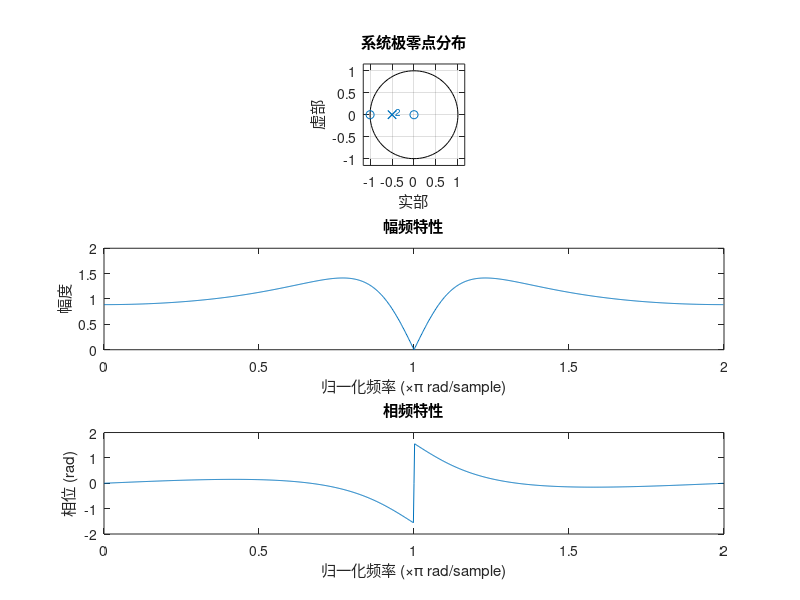

Reproduce this figure in MATLAB. (Note: this script raises an error after producing the figure.)
% 定义传递函数 H(z)
numerator = [1, 1]; % z+1 的系数
denominator = [1, 1, 0.25]; % z^2+z+0.25 的系数
sys = tf(numerator, denominator, -1); % 定义离散时间传递函数

% 创建图形窗口
figure;

%% 1. 绘制极零点分布图
subplot(3, 1, 1);
zplane(numerator, denominator); % 极零点分布
title('系统极零点分布');
xlabel('实部'); ylabel('虚部');

%% 2. 绘制频率特性
% 计算频率响应
[H, w] = freqz(numerator, denominator, 1024, 'whole'); % [0, π] 的频率特性
amplitude = abs(H); % 幅值响应
phase = angle(H); % 相位响应

% 绘制幅频特性
subplot(3, 1, 2);
plot(w/pi, amplitude); % 归一化频率 w/π
title('幅频特性');
xlabel('归一化频率 (×π rad/sample)'); ylabel('幅度');

% 绘制相频特性
subplot(3, 1, 3);
plot(w/pi, phase);
title('相频特性');
xlabel('归一化频率 (×π rad/sample)'); ylabel('相位 (rad)');

%% 3. 对音频信号进行滤波
% 加载音频信号
[audio, fs] = audioread('motherland.wav');
filtered_audio = filter(numerator, denominator, audio); % 滤波

% 提取 0-1 秒的音频片段
time = (0:length(audio)-1)/fs; % 时间轴
filtered_time = filtered_audio(1:fs); % 0-1 秒的信号

% 创建新的图形窗口
figure;
plot((0:fs-1)/fs, filtered_time);
title('滤波后信号的波形（0-1 秒）');
xlabel('时间 (s)'); ylabel('振幅');

%% 调整布局
sgtitle('H(z) 系统分析与滤波结果');
